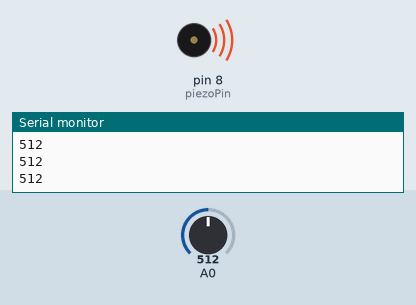
The sketch below on a simulated Arduino Uno, built with avr-gcc and run on an emulated ATmega328P. On the bench: buzzer (waves = sounding), the last lines printed to the serial monitor. The inputs (shaded band) are chosen by the test bench; at power-on: A0 = 512.

Above: at 1.2 s.
1.3 s: A0 set to 22
At 1.9 s:
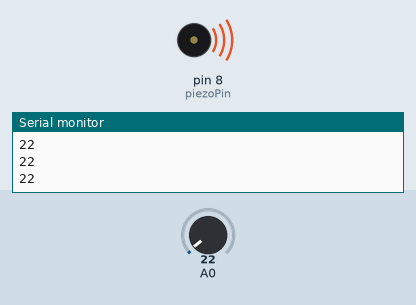
2.8 s: A0 set to 19
At 3.5 s:
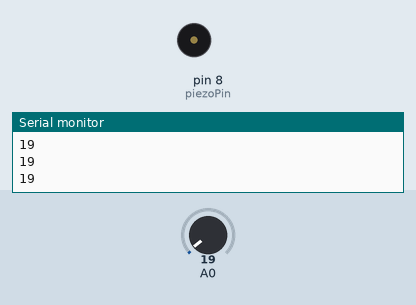
4.3 s: A0 set to 90
At 5.5 s:
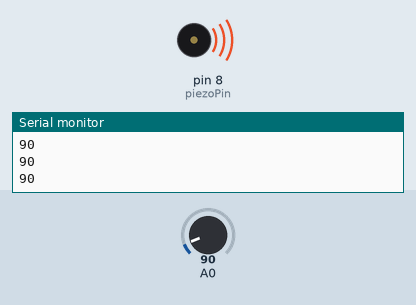
5.8 s: A0 set to 10
At 6.9 s:
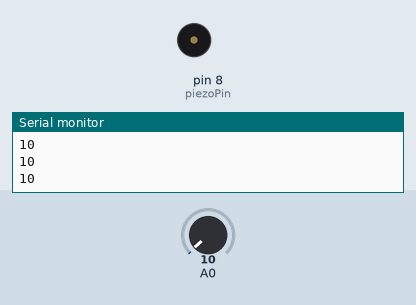
Timing chart, 0 to 8.3 s (numbered marks = the images above; inputs shaded):
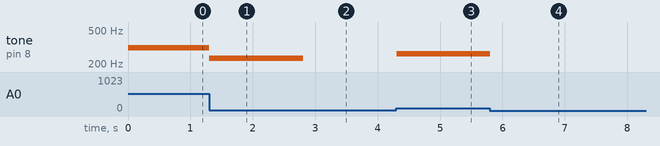

The sketch:

Keyboard.ino
```cpp
// keyboard notes, in b-flat major
const int piezoPin = 8;
int notes[] = { 233, 262, 294, 311, 349, 392 , 440, 466};

// setup
void setup() {
  Serial.begin(9600);
}


void loop() {

  //read button pin and play corresponding note
  int keyVal = analogRead(A0);
  Serial.println(keyVal);
  if (keyVal > 1000) {
    tone(piezoPin, notes[7]);
  } else if (keyVal <= 1000 && keyVal > 800) {
    tone(piezoPin, notes[6]);
  } else if (keyVal <= 800 && keyVal > 700) {
    tone(piezoPin, notes[5]);
  } else if (keyVal <= 700 & keyVal > 600) {
    tone(piezoPin, notes[4]);
  } else if (keyVal <= 600 && keyVal > 400) {
    tone(piezoPin, notes[3]);
  } else if (keyVal <= 400 && keyVal > 120) {
    tone(piezoPin, notes[2]);
  } else if (keyVal <= 120 && keyVal >= 80) {
    tone(piezoPin, notes[1]);
  } else if (keyVal <= 80 && keyVal > 20) {
    tone(piezoPin, notes[0]);
  } else {
    noTone(piezoPin);
  }
}
```

Measured:
- the behaviour switches between 21 and 20 on A0 (found by bisection; images 1 and 2)
- after the input at 1.3 s, tone on pin 8 (piezoPin): 311 Hz → 233 Hz at once
- after the input at 2.8 s, tone on pin 8 (piezoPin): 233 Hz → silent at once
- after the input at 4.3 s, tone on pin 8 (piezoPin): silent → 262 Hz at once
- after the input at 5.8 s, tone on pin 8 (piezoPin): 262 Hz → silent at once
